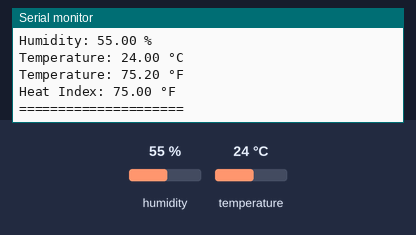
Recording of a program running on a simulated ESP32. Parts: the last lines printed to the serial monitor. Inputs (shaded band) come from the test bench; at power-on: humidity 55 %, temperature 24 °C.

Above: at 4.8 s.
4.9 s: humidity set to 22 %
At 6.9 s:
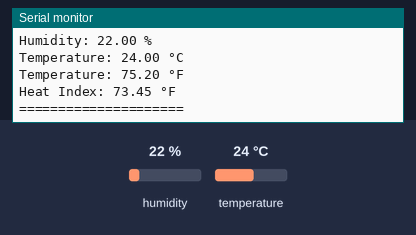
7.9 s: temperature set to 12 °C
At 9.6 s:
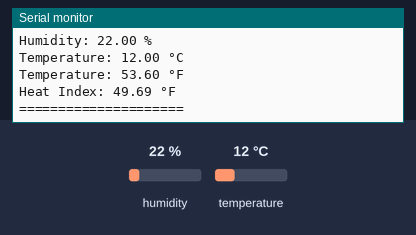
10.9 s: humidity set to 40 %
At 13.6 s:
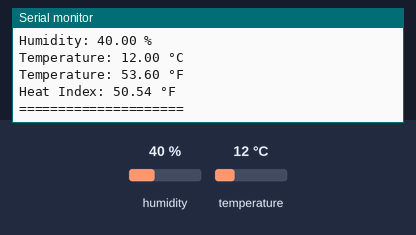
Timing chart, 0 to 15.1 s (numbered marks = the images above; inputs shaded):
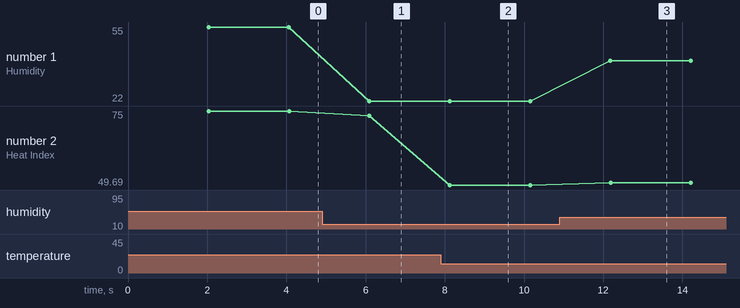

The program:

main.cpp
```cpp
/*
 * DHT11 Sensor Test for ESP32
 * Reads temperature and humidity from DHT11 sensor
 * Displays readings on Serial Monitor
 */

#include <Arduino.h>
#include <DHT.h>

// DHT11 Sensor Configuration
#define DHT_PIN 14       // GPIO pin connected to DHT11 data pin
#define DHT_TYPE DHT11  // DHT sensor type (DHT11 or DHT22)

// Initialize DHT sensor
DHT dht(DHT_PIN, DHT_TYPE);

void setup() {
    // Initialize serial communication
    Serial.begin(115200);

    // Wait for serial monitor to connect
    while (!Serial) {
        delay(10);
    }

    Serial.println("\n=================================");
    Serial.println("DHT11 Sensor Test");
    Serial.println("=================================");

    // Initialize DHT sensor
    dht.begin();

    Serial.println("DHT11 sensor initialized...");
    Serial.println("Reading temperature and humidity every 2 seconds...");
    Serial.println("=================================\n");
}

void loop() {
    // Wait 2 seconds between measurements (DHT11 is slow)
    delay(2000);

    // Read humidity
    float humidity = dht.readHumidity();

    // Read temperature as Celsius
    float temperature = dht.readTemperature();

    // Read temperature as Fahrenheit
    float temperatureF = dht.readTemperature(true);

    // Check if any reads failed
    if (isnan(humidity) || isnan(temperature)) {
        Serial.println("Failed to read from DHT11 sensor!");
        Serial.println("Check wiring and connections.");
        return;
    }

    // Calculate heat index (how hot it feels)
    float heatIndex = dht.computeHeatIndex(temperatureF, humidity);

    // Display readings
    Serial.println("--- DHT11 Reading ---");
    Serial.print("Humidity: ");
    Serial.print(humidity);
    Serial.println(" %");

    Serial.print("Temperature: ");
    Serial.print(temperature);
    Serial.println(" °C");

    Serial.print("Temperature: ");
    Serial.print(temperatureF);
    Serial.println(" °F");

    Serial.print("Heat Index: ");
    Serial.print(heatIndex);
    Serial.println(" °F");

    Serial.println("=====================\n");
}
```

Measured:
- after the input at 4.9 s, the serial monitor: prints a new line after 1.2 s (image 1)
- after the input at 7.9 s, the serial monitor: prints a new line after 0.22 s (image 2)
- after the input at 10.9 s, the serial monitor: prints a new line after 1.3 s (image 3)
- plotted number 1: 55 → 22 after the input at 4.9 s, 22 → 40 after the input at 10.9 s
- plotted number 2: 75 → 73.45 after the input at 4.9 s, 73.45 → 49.69 after the input at 7.9 s, 49.69 → 50.54 after the input at 10.9 s
